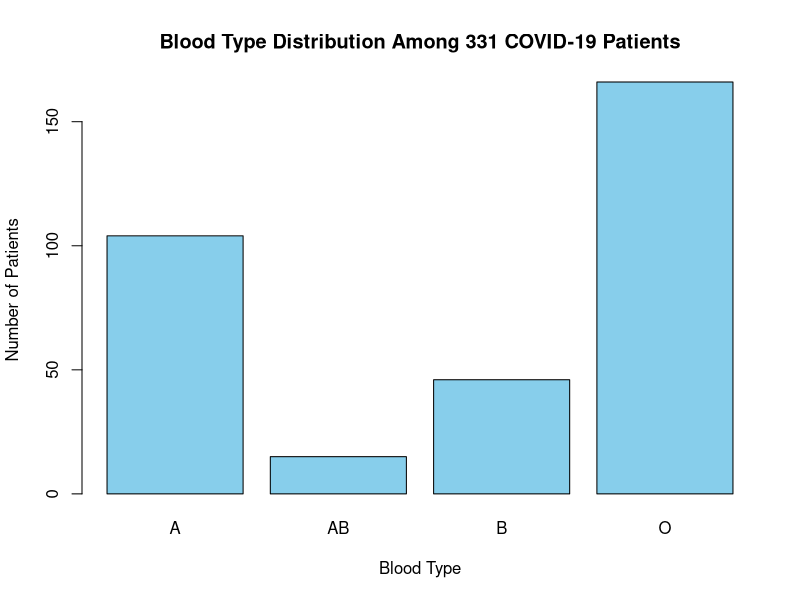
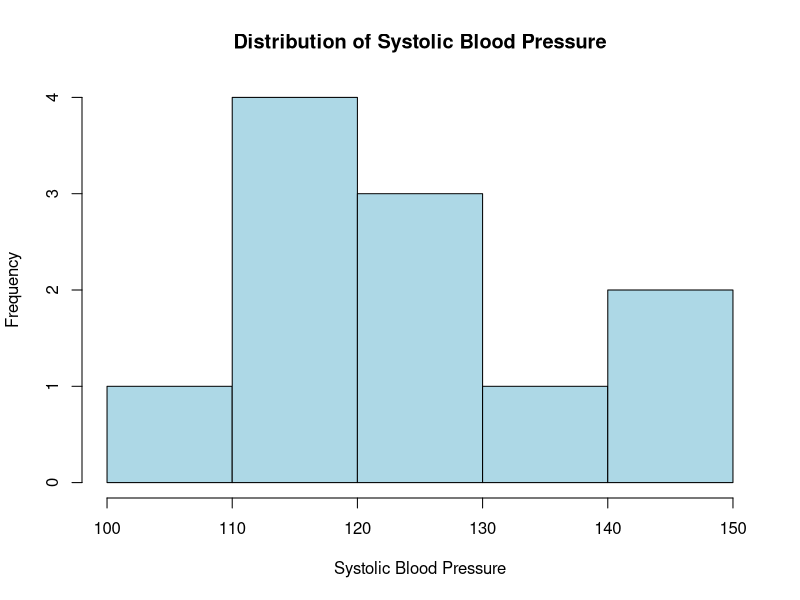
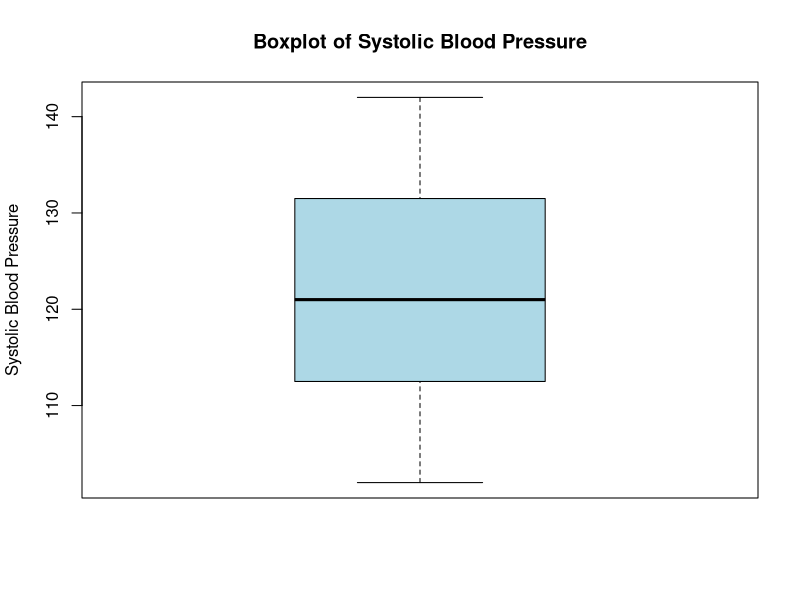

Generate these figures, in order, with R:
# hw1.R

# q2.2:

blood_types <- c("A", "AB", "B", "O")
frequencies <- c(104, 15, 46, 166)

barplot(
  frequencies,
  names.arg = blood_types,
  xlab = "Blood Type",
  ylab = "Number of Patients",
  col = "skyblue",
  main = "Blood Type Distribution Among 331 COVID-19 Patients"
)

# q2.3:

total <- sum(frequencies)
relative_freq <- round(frequencies / total, 3)

blood_table <- data.frame(
  Blood_Type = blood_types,
  Frequency = frequencies,
  Relative_Frequency = relative_freq
)

print(blood_table)

# q2.4:

most_common_type <- blood_table$Blood_Type[which.max(blood_table$Frequency)]
print(most_common_type)

# q3.1:

systolic_bp <- c(121, 113, 142, 137, 126, 124, 102, 112, 111, 113, 141)
median(systolic_bp)
mean(systolic_bp)
quantile(systolic_bp, 0.25, type = 6)
quantile(systolic_bp, 0.1, type = 6)

# q3.2:

# histogram:

hist(systolic_bp,
     breaks = 5,
     main = "Distribution of Systolic Blood Pressure",
     xlab = "Systolic Blood Pressure",
     col = "lightblue")

# boxplot:

boxplot(systolic_bp,
        main = "Boxplot of Systolic Blood Pressure",
        ylab = "Systolic Blood Pressure",
        col = "lightblue")

# q4.1:

MyQuant <- function(x, p) {
  sorted_x <- sort(x)
  n <- length(x)
  h <- p * (n+1)
  k <- floor(h)
  r <- h - floor(h)
  return(sorted_x[k] + r * (sorted_x[k+1] - sorted_x[k]))
}

# example:

set.seed(999)
p <- 0.5
num_vec <- rnorm(100)
MyQuant(num_vec, p)
median(num_vec)

# q4.2:

MyWeightedMean <- function(x,w) {
  
  if(sum(w < 0) > 0 || sum(w) != 1) {
    stop("Error")
  }
  return(sum(x * w))
}

 # example:

x <- c(1,2,3)
w <- c(1/3,1/3,1/3)
MyWeightedMean(x,w)

# q4.3:

MyTrimMean <- function(x,a) {
  n <- length(x)
  x_sorted <- sort(x)
  k <- floor(n * a)
  x_trimmed <- x_sorted[(k+1):(n-k)]
  return(sum(x_trimmed)/(n-2*k))
}

# example:

y <- c(5, 10, 15, 20, 25, 30, 35, 40, 45, 50)
MyTrimMean(y, 0.1)
mean(y, trim = 0.1)




